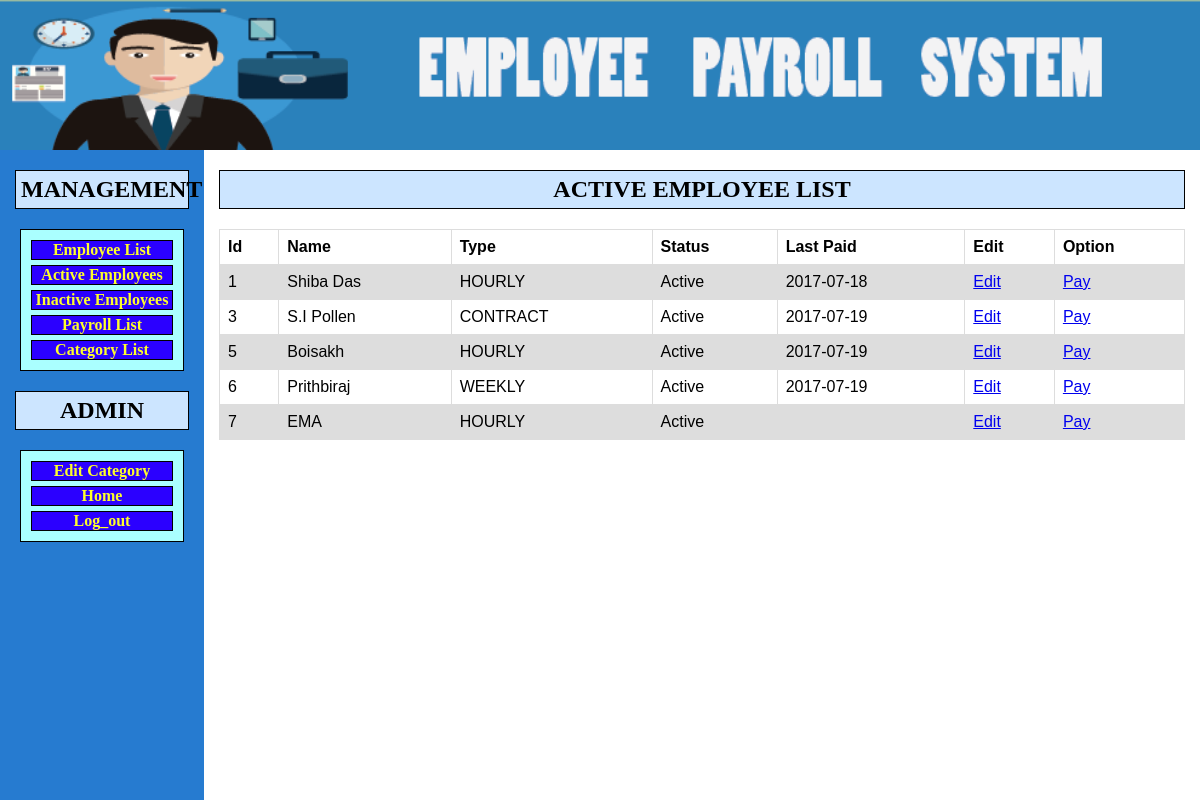
The page /active_employee.php (signed in) on the database its author committed.
### tables this page shows
CREATE TABLE `employee` (
  `id` int(11) NOT NULL,
  `name` varchar(30) NOT NULL,
  `address` varchar(50) NOT NULL,
  `type` int(11) NOT NULL,
  `status` tinyint(1) NOT NULL,
  `jdate` date NOT NULL,
  `lpaid` date DEFAULT NULL
);

CREATE TABLE `type` (
  `id` int(11) NOT NULL,
  `type_name` varchar(15) NOT NULL,
  `cost` int(25) NOT NULL
);

### includes/functions.php (called while the page is built, shortened)
<?php
		function  select_all_active_employee(){
	    global $db;
		$query = "SELECT * FROM ";
		$query .= " employee ";
		$query .= "WHERE status = 1 ;" ;
		$employee = $db->query($query);
	     return $employee;
		}
?>
<?php
		function  find_type_by_id($id){
	    global $db;
		$query = "SELECT * FROM ";
		$query .= "type ";
		$query .= "WHERE id = {$id} ";
		$result = $db->query($query);
		$type = $db->fetch_array($result);
		if($type){
	     return $type;
		}
			else{
				return null;
			}
		}
?>

### includes/database.php (called while the page is built, shortened)
<?php
		class DataBase
		{
			private $connection;
			public function query ($query){
				$result =  mysqli_query($this->connection,$query);
				return $result;
			}
			public function prep_query($query){
				mysqli_real_escape_string($this->connection,$query);
				return $query;
			}
			public function fetch_array($result){
				$value = mysqli_fetch_assoc($result);
				return $value;
			}
			public function open_connection () {
					$this-> connection = mysqli_connect(DBHOST,DBUSER,DBPASS,DBNAME);
			}
}
?>

### public/active_employee.php (the view, shortened to what this page needs)
<?php   include("../includes/layout/header.php"); ?>
<?php require_once("../includes/require_once.php"); ?>
<?php
	$result = select_all_active_employee();
 ?>
<center><h2>ACTIVE EMPLOYEE LIST</h2></center>
<table>
  <tr>
    <th>Id</th>
    <th>Name</th>
    <th>Type</th>
     <th>Status</th>
       <th>Last Paid</th>
        <th>Edit</th>
        <th>Option</th>
  </tr>
<?php while ($row=$db->fetch_array($result)) {
	echo "<tr>";
	echo "<td>{$row['id']}</td>";
	echo "<td>{$row['name']}</td>";
?>
<?php
	$type = find_type_by_id($row['type']);
	echo "<td>{$type['type_name']}</td>";
?>
<?php
	 $status = $row['status'] ==1 ? "Active" : "N/A";
	echo "<td>{$status}</td>";
?>
<?php
	echo "<td>{$row['lpaid']}</td>";
	echo "<td><a href=\"e_edit.php?employee={$row['id']}\">Edit</a></td>";
	echo "<td><a href=\"pay_salary.php?employee={$row['id']}\">Pay</a></td>";
    echo "</tr>";
?>
<?php } ?>
</table>
<?php   include("../includes/layout/fotter.php"); ?>

### includes/layout/header.php (shortened to what this page needs)
 <!DOCTYPE html>
<html>
	<head>
		<link href="style/style.css" media = "all" rel ="stylesheet" type = "text/css" />
		<link href="style/links.css" media = "all" rel ="stylesheet" type = "text/css" />
		<link href="style/jquery-ui.css" media = "all" rel ="stylesheet" type = "text/css" />
	</head>
	<body>
		<header id="header">
			<div id="logo">
				<img src="images/header.png" alt="header" style="width:100%;height:100%;">
			</div>
		</header>
		<main>
			<div class="innertube">

### includes/layout/fotter.php (shortened to what this page needs)
	</div>
		</main>
		<nav id="nav">
			<div class="innertube">
				<h1>MANAGEMENT</h1>
				<ul>
					<li>
					<a  href="employeelist.php">Employee List</a>
					</li>
					<li><a href="active_employee.php">Active Employees</a></li>
					<li><a href="inactive_employee.php">Inactive Employees</a></li>
					<li><a href="billlist.php">Payroll List</a></li>
					<li><a href="typelist.php">Category List</a></li>
				</ul>
				<h1>ADMIN</h1>
				<ul>
					<li><a href="editabletypelist.php">Edit Category </a></li>
					<li><a href="admin.php">Home</a></li>
					<li><a href="logout.php">Log_out</a></li>
				</ul>
			</div>
		</nav>
	</body>
</html>

### public/style/style.css (style rules this page uses)
#header { position: absolute; top: 0; left: 0; width: 100%; height: 152px; overflow: hidden; background: #BCCE98; text-align:center; }
h2 { border: 1px solid black; text-align:center; padding: 5px; background:#cce5ff; }
#nav { position: absolute; top: 150px; left: 0; bottom: 0; width: 17%; overflow: auto; background: #267BD0; }
#logo { width: 100%; height:100%; }
main { position: fixed; top: 150px; left: 17%; right: 0; bottom: 0; overflow: auto; background: #fff; }
.innertube { margin: 15px; }
.innertube h1 { border: 1px solid black; text-align:center; padding: 5px; background:#cce5ff; }
nav ul { border: 1px solid black; list-style-type: none; margin: 5px; padding: 5px; text-align:center; background: #AAFFFF; }
nav ul li { border: 1px solid black; margin-top: 5px; margin-bottom: 5px; margin-right: 5px; margin-left: 5px; text-align:center; text-decoration:blink; text-shadow:#333; font-weight:bold; background: #2B00FF; }
nav ul a { color: #FFFF2A; text-decoration: none; font-weight:bold; text-shadow:inherit; }
table { font-family: arial, sans-serif; border-collapse: collapse; width: 100%; }
td, th { border: 1px solid #dddddd; text-align: left; padding: 8px; }
tr:nth-child(even) { background-color: #dddddd; }

### rows shown on the page
employee: id "1", name "Shiba Das", type.type_name "HOURLY", status "Active", lpaid "2017-07-18"
employee: id "3", name "S.I Pollen", type.type_name "CONTRACT", status "Active", lpaid "2017-07-19"
employee: id "5", name "Boisakh", type.type_name "HOURLY", status "Active", lpaid "2017-07-19"
employee: id "6", name "Prithbiraj", type.type_name "WEEKLY", status "Active", lpaid "2017-07-19"
employee: id "7", name "EMA", type.type_name "HOURLY", status "Active"
